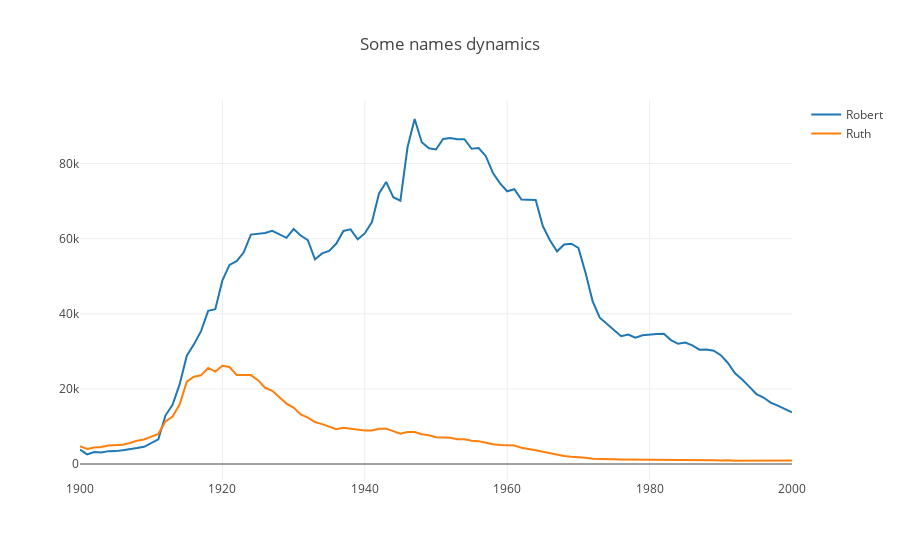

Notebook code for this chart:
### Code cell
trace0 = go.Scatter(
    x=names_1.index,
    y=names_1.Robert,
    name='Robert'
)

trace1 = go.Scatter(
    x=names_1.index,
    y=names_1.Ruth,
    name='Ruth'
)
  
data = [trace0, trace1]
layout = {'title': 'Some names dynamics'}

fig = go.Figure(data=data, layout=layout)

iplot(fig)
